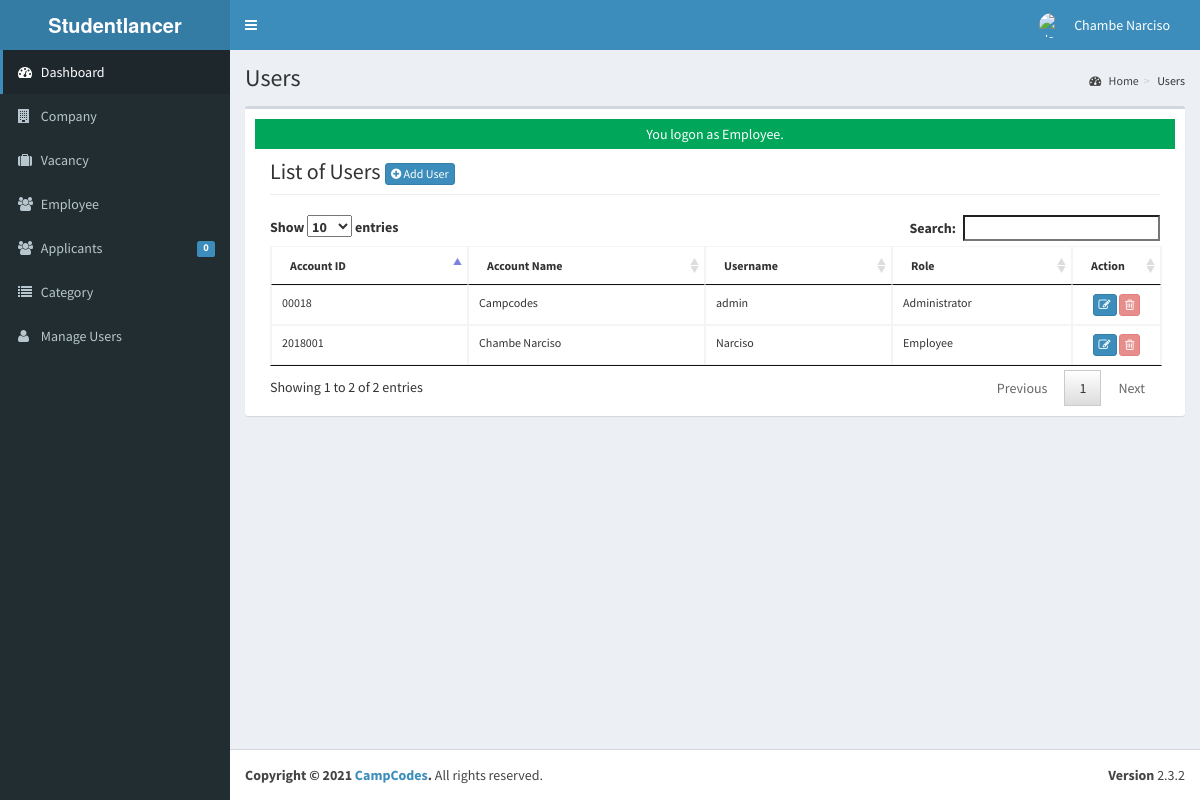
The app's page /developer/user/index.php (signed in), older data.
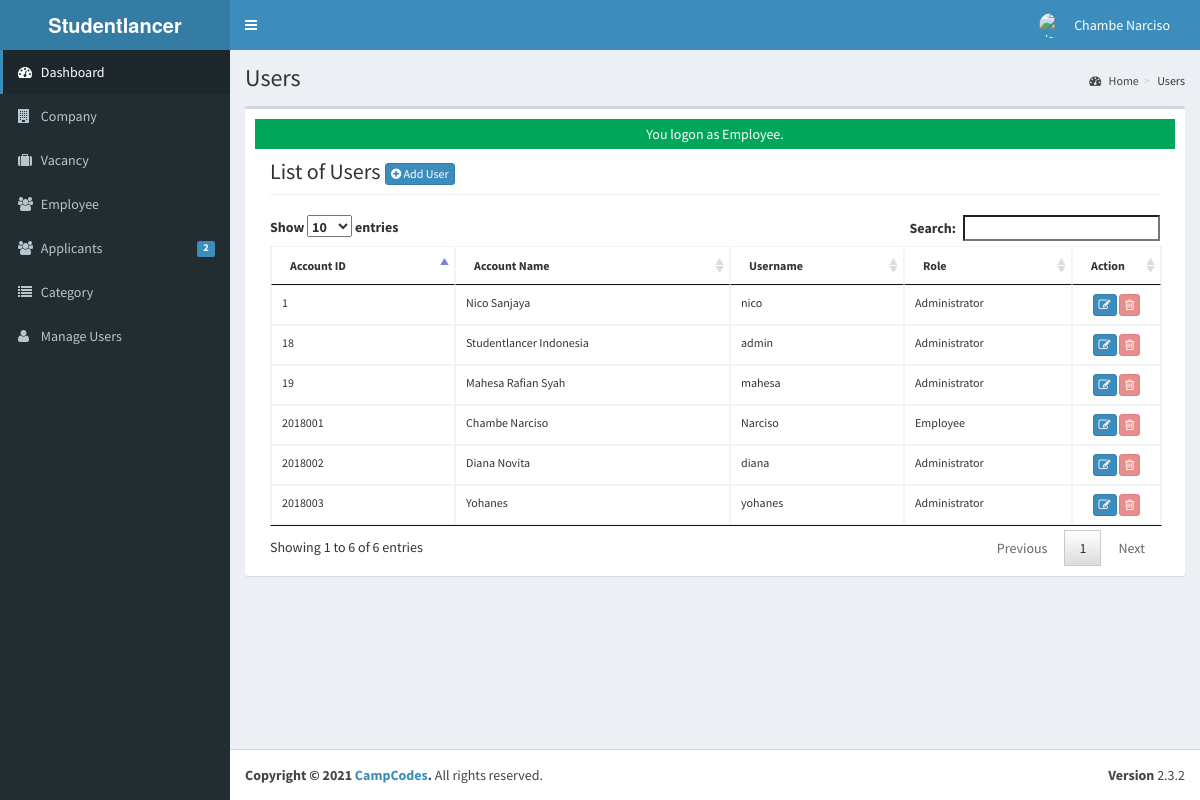
The same page, newer data.
### tables this page shows
CREATE TABLE `tblusers` (
  `USERID` int(11) NOT NULL,
  `FULLNAME` varchar(40) NOT NULL,
  `USERNAME` varchar(90) NOT NULL,
  `PASS` varchar(90) NOT NULL,
  `ROLE` varchar(30) NOT NULL,
  `PICLOCATION` varchar(255) NOT NULL
);

### developer/user/index.php (called while the page is built, shortened)
<?php
require_once("../../include/initialize.php");
 $title="Users";
require_once ("../theme/templates.php");
?>

### include/database.php (called while the page is built, shortened)
<?php
class Database {
	var $sql_string = '';
	private $conn;
	public function open_connection() {
		$this->conn = mysqli_connect(server,user,pass);
		if(!$this->conn){
			echo "Problem in database connection! Contact administrator!";
			exit();
		}else{
			$db_select = mysqli_select_db($this->conn,database_name);
		}
	}
	function setQuery($sql='') {
		$this->sql_string=$sql;
	}
	function executeQuery() {
		$result = mysqli_query($this->conn,$this->sql_string);
		return $result;
	}
	private function confirm_query($result) {
		return $result;
	}
	function loadResultList( $key='' ) {
		$cur = $this->executeQuery();
		$array = array();
		while ($row = mysqli_fetch_object($cur)) {
			if ($key) {
				$array[$row->$key] = $row;
			} else {
				$array[] = $row;
			}
		}
		return $array;
	}
	function loadSingleResult() {
		$cur = $this->executeQuery();
		while ($row = mysqli_fetch_object($cur)) {
		return $data = $row;
		}
	}
}
$mydb = new Database();

### include/accounts.php (called while the page is built, shortened)
<?php
require_once(LIB_PATH.DS.'database.php');
class User {
	protected static  $tblname = "tblusers";
	function single_user($id=""){
			global $mydb;
			$mydb->setQuery("SELECT * FROM ".self::$tblname."
				Where USERID= '{$id}' LIMIT 1");
			$cur = $mydb->loadSingleResult();
			return $cur;
	}
}

### include/function.php (called while the page is built, shortened)
<?php
function currentpage(){
		$this_page = $_SERVER['SCRIPT_NAME'];
	    $bits = explode('/',$this_page);
		 return $bits[3];
	}
		?>

### developer/user/list.php (the view, shortened to what the changed rows need)
    	 <div class="col-lg-12">
         <h1 class="page-header">List of Users  <a href="index.php?view=add" class="btn btn-primary btn-xs  ">  <i class="fa fa-plus-circle fw-fa"></i> Add User</a>  </h1>
    		</div>
		 	<div class="col-lg-12">
	<table id="dash-table" class="table  table-bordered table-hover table-responsive" style="font-size:12px;" cellspacing="0">
	  <thead>
	  	<tr>
	  		<th>Account ID</th>
	  		<th> Account Name</th>
	  		<th>Username</th>
	  		<th>Role</th>
	  		<th width="10%" >Action</th>
	  	</tr>
	  </thead>
	  <tbody>
	  	<?php
	  		$mydb->setQuery("SELECT *
								FROM  `tblusers`");
	  		$cur = $mydb->loadResultList();
			foreach ($cur as $result) {
	  		echo '<tr>';
	  		echo '<td>' . $result->USERID.'</a></td>';
	  		echo '<td>' . $result->FULLNAME.'</a></td>';
	  		echo '<td>'. $result->USERNAME.'</td>';
	  		echo '<td>'. $result->ROLE.'</td>';
	  		If($result->USERID==$_SESSION['ADMIN_USERID'] || $result->ROLE=='MainAdministrator' || $result->ROLE=='Administrator') {
	  			$active = "Disabled";
	  		}else{
	  			$active = "";
	  		}
	  		echo '<td align="center" > <a title="Edit" href="index.php?view=edit&id='.$result->USERID.'"  class="btn btn-primary btn-xs  ">  <span class="fa fa-edit fw-fa"></span></a>
	  					 <a title="Delete" href="controller.php?action=delete&id='.$result->USERID.'" class="btn btn-danger btn-xs" '.$active.'><span class="fa fa-trash-o fw-fa"></span> </a>
	  					 </td>';
	  		echo '</tr>';
	  	}
	  	?>
	  </tbody>
	</table>
</div>

### developer/theme/templates.php (shortened to what the changed rows need)
<!DOCTYPE html>
<html>
<head>
  <link rel="stylesheet" href="<?php echo web_root; ?>bootstrap/css/bootstrap.min.css">
  <link rel="stylesheet" href="<?php echo web_root; ?>plugins/font-awesome/css/font-awesome.min.css">
  <link rel="stylesheet" href="<?php echo web_root; ?>dist/css/AdminLTE.min.css">
  <link rel="stylesheet" href="<?php echo web_root; ?>dist/css/skins/_all-skins.min.css">
  <link rel="stylesheet" href="<?php echo web_root; ?>plugins/iCheck/flat/blue.css">
  <link rel="stylesheet" href="<?php echo web_root; ?>plugins/morris/morris.css">
  <link rel="stylesheet" href="<?php echo web_root; ?>plugins/jvectormap/jquery-jvectormap-1.2.2.css">
  <link href="<?php echo web_root; ?>plugins/datepicker/bootstrap-datetimepicker.min.css" rel="stylesheet" media="screen">
  <link rel="stylesheet" href="<?php echo web_root; ?>plugins/dataTables/jquery.dataTables.min.css">
  <link rel="stylesheet" href="<?php echo web_root; ?>plugins/bootstrap-wysihtml5/bootstrap3-wysihtml5.min.css">
</head>
<body class="hold-transition skin-blue fixed sidebar-mini">
  <div class="wrapper">
    <header class="main-header">
      <nav class="navbar navbar-static-top" role="navigation">
        <div class="navbar-custom-menu">
          <ul class="nav navbar-nav">
            <?php
            $user = new User();
            $singleuser = $user->single_user($_SESSION['ADMIN_USERID']);
            ?>
            <li class="dropdown user user-menu" style="padding-right: 15px;">
              <a href="#" class="dropdown-toggle" data-toggle="dropdown">
                <img src="<?php echo web_root . 'developer/user/' . $singleuser->PICLOCATION; ?>" class="user-image" alt="User Image">
                <span class="hidden-xs"><?php echo $singleuser->FULLNAME; ?></span>
              </a>
            </li>
          </ul>
        </div>
      </nav>
    </header>
    <aside class="main-sidebar">
      <section class="sidebar">
        <ul class="sidebar-menu">
          <li class="<?php echo (currentpage() == 'applicants') ? "active" : false; ?>">
            <a href="<?php echo web_root; ?>developer/applicants/">
              <i class="fa fa-users"></i> <span>Applicants</span>
              <span class="label label-primary pull-right">
                <?php
                $sql = "SELECT count(*) as 'APPL' FROM `tbljobregistration` WHERE `PENDINGAPPLICATION`=1";
                $mydb->setQuery($sql);
                $pending = $mydb->loadSingleResult();
                echo $pending->APPL;
                ?>
              </span>
            </a>
          </li>
        </ul>
      </section>
    </aside>
    <div class="content-wrapper">
      <section class="content-header">
        <h1>
          <?php echo isset($title) ? $title : ''; ?>
        </h1>
      </section>
      <section class="content">
        <div class="row">
          <div class="col-xs-12">
            <div class="box">
              <div class="box-body">
                <?php
                require_once $content;
                ?>
              </div>
            </div>
          </div>
        </div>
      </section>
    </div>
</body>
</html>

Row changes from the older to the newer data that the page shows:
removed tblusers: USERID "00018", FULLNAME "Campcodes", USERNAME "admin", ROLE "Administrator"
added tblusers: USERID "1", FULLNAME "Nico Sanjaya", USERNAME "nico", ROLE "Administrator"
added tblusers: USERID "18", FULLNAME "Studentlancer Indonesia", USERNAME "admin", ROLE "Administrator"
added tblusers: USERID "19", FULLNAME "Mahesa Rafian Syah", USERNAME "mahesa", ROLE "Administrator"
added tblusers: USERID "2018002", FULLNAME "Diana Novita", USERNAME "diana", ROLE "Administrator"
added tblusers: USERID "2018003", FULLNAME "Yohanes", USERNAME "yohanes", ROLE "Administrator"
Text that changed along with them:
$pending->APPL: "0" → "2"
text written by a page script: "Show entries Search: Showing 1 to 2 of 2 entries Previous 1 Next" → "Show entries Search: Showing 1 to 6 of 6 entries Previous 1 Next"
